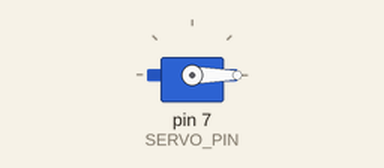
This sketch was run on a simulated Arduino Uno, built with avr-gcc and run on an emulated ATmega328P. Parts: servo. Wiring (inferred from the names in the program): servo: signal pin 7. Servo pulses on a pin are drawn as a servo (544–2400 µs = 0–180°).

Above: at 0.05 s.
At 3.0 s:
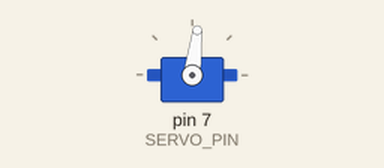
Timing chart, 0 to 6.9 s (numbered marks = the images above):
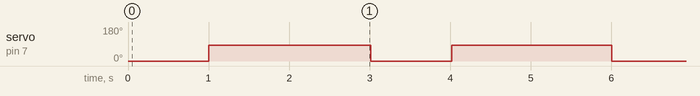

Measured:
- by itself, servo on pin 7 (SERVO_PIN): alternates 83° for 2.0 s and 0° for 1.0 s

The sketch:

ServoTimer2.ino
```cpp
/** Arduino Uno Timer 2 Servo Example
This example code for the Arduino Uno shows how to use Timer 2 on
the ATmega328P to control a single servo.  This can be useful for
people who cannot use the Arduino IDE's Servo library.  For
example, the ZumoMotors library uses the same timer as the Servo
library (Timer 1), so the two libraries conflict.

The SERVO_PIN macro below specifies what pin to output the
servo on.  This pin needs to be connected to the signal input
line of the servo.  The Arduino's GND needs to be connected to
the ground pin of the servo.  The servo's ground and power pins
need to be connected to an appropriate power supply.
*/

// This line specifies what pin we will use for sending the
// signal to the servo.  You can change this.
#define SERVO_PIN 7

// This is the time since the last rising edge in units of 0.5us.
uint16_t volatile servoTime = 0;

// This is the pulse width we want in units of 0.5us.
uint16_t volatile servoHighTime = 3000;

// This is true if the servo pin is currently high.
boolean volatile servoHigh = false;

void setup()
{
  servoInit();
}

void loop()
{
  servoSetPosition(500);  // Send 1000us pulses.
  delay(1000);
  servoSetPosition(1400);  // Send 2000us pulses.
  delay(2000);
}

// This ISR runs after Timer 2 reaches OCR2A and resets.
// In this ISR, we set OCR2A in order to schedule when the next
// interrupt will happen.
// Generally we will set OCR2A to 255 so that we have an
// interrupt every 128 us, but the first two interrupt intervals
// after the rising edge will be smaller so we can achieve
// the desired pulse width.
ISR(TIMER2_COMPA_vect)
{
  // The time that passed since the last interrupt is OCR2A + 1
  // because the timer value will equal OCR2A before going to 0.
  servoTime += OCR2A + 1;

  static uint16_t highTimeCopy = 3000;
  static uint8_t interruptCount = 0;

  if(servoHigh)
  {
    if(++interruptCount == 2)
    {
      OCR2A = 255;
    }

    // The servo pin is currently high.
    // Check to see if is time for a falling edge.
    // Note: We could == instead of >=.
    if(servoTime >= highTimeCopy)
    {
      // The pin has been high enough, so do a falling edge.
      digitalWrite(SERVO_PIN, LOW);
      servoHigh = false;
      interruptCount = 0;
    }
  }
  else
  {
    // The servo pin is currently low.

    if(servoTime >= 40000)
    {
      // We've hit the end of the period (20 ms),
      // so do a rising edge.
      highTimeCopy = servoHighTime;
      digitalWrite(SERVO_PIN, HIGH);
      servoHigh = true;
      servoTime = 0;
      interruptCount = 0;
      OCR2A = ((highTimeCopy % 256) + 256)/2 - 1;
    }
  }
}

void servoInit()
{
  digitalWrite(SERVO_PIN, LOW);
  pinMode(SERVO_PIN, OUTPUT);

  // Turn on CTC mode.  Timer 2 will count up to OCR2A, then
  // reset to 0 and cause an interrupt.
  TCCR2A = (1 << WGM21);
  // Set a 1:8 prescaler.  This gives us 0.5us resolution.
  TCCR2B = (1 << CS21);

  // Put the timer in a good default state.
  TCNT2 = 0;
  OCR2A = 255;

  TIMSK2 |= (1 << OCIE2A);  // Enable timer compare interrupt.
  sei();   // Enable interrupts.
}

void servoSetPosition(uint16_t highTimeMicroseconds)
{
  TIMSK2 &= ~(1 << OCIE2A); // disable timer compare interrupt
  servoHighTime = highTimeMicroseconds * 2;
  TIMSK2 |= (1 << OCIE2A); // enable timer compare interrupt
}
```
